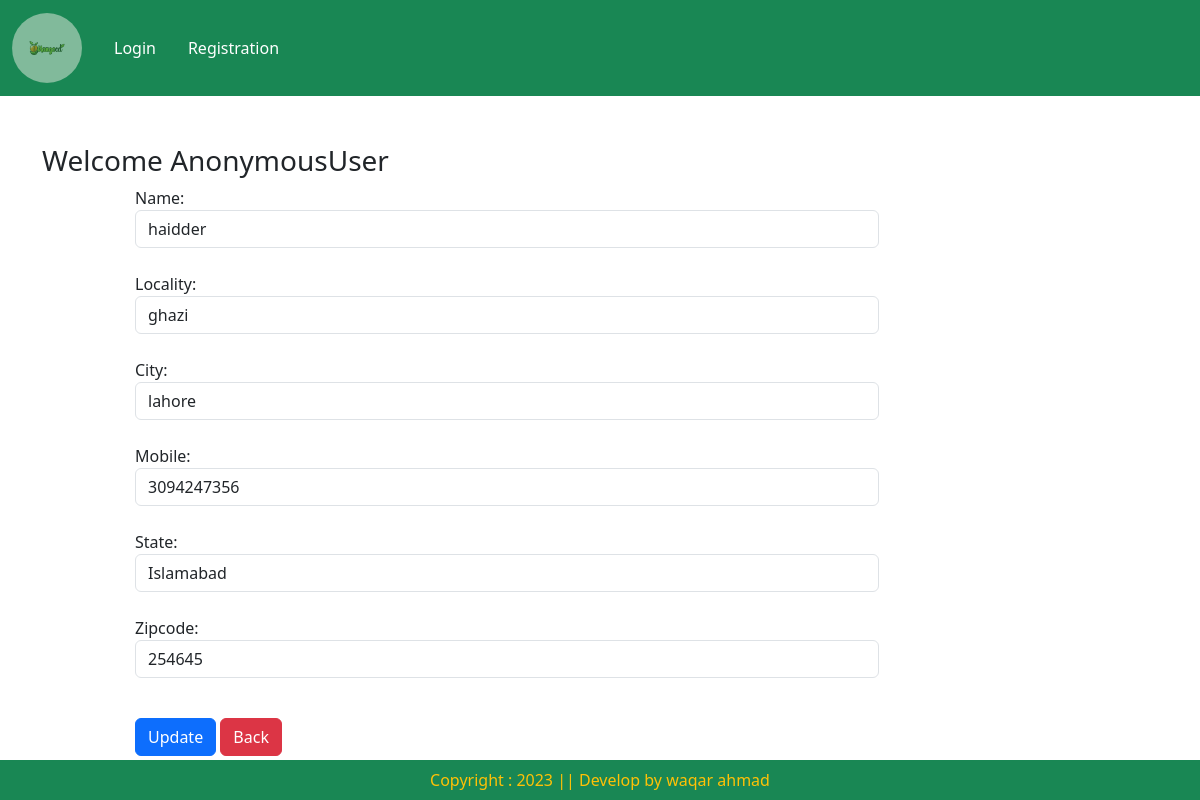
Page /updateaddress/1 on the committed database.
### app/models.py (models this page shows, shortened)
class Customer(models.Model):
    user=models.ForeignKey(User,on_delete=models.CASCADE)
    name=models.CharField(max_length=100)
    locality=models.CharField(max_length=100)
    city=models.CharField(max_length=50)
    mobile=models.IntegerField(default=0)
    zipcode=models.IntegerField()
    state=models.CharField(choices=STATE_CHOICES,max_length=100)

### app/views.py (the view, shortened to what this page needs)
# urls.py: path('updateaddress/<int:pk>',views.UpdateAddress.as_view(),name='updateaddress'),
class UpdateAddress(View):
    def get(self,request,pk):
        add=Customer.objects.get(pk=pk)
        form=CustomerProfileView(instance=add)
        return render(request,'updateaddress.html',locals())

### app/forms.py
class CustomerProfileView(forms.ModelForm):
    class Meta:
        model=Customer
        fields=['name','locality','city','mobile','state','zipcode']
        widgets={
          'name':forms.TextInput(attrs={'class':'form-control'}),
          'locality':forms.TextInput(attrs={'class':'form-control'}),
          'city':forms.TextInput(attrs={'class':'form-control'}),
          'mobile':forms.NumberInput(attrs={'class':'form-control'}),
          'state':forms.Select(attrs={'class':'form-control'}),
          'zipcode':forms.NumberInput(attrs={'class':'form-control'}),
        }

### app/templates/updateaddress.html (shortened to what this page needs)
{% extends 'base.html' %}
{% load static %}
{% block main-content %}
<div class="container my-5">
  <div class="row">
    <h3>Welcome <span class="text.capitalize">{{request.user}}</span> </h3>
  </div>
  <div class="col-sm-8 offset-sm-1">
    <form action="" method="post">
      {% for fm in form %}
       {{fm.label_tag}} {{fm}} <small class="text-danger">{{fm.errors|striptags}}</small><br>
      {% endfor %}
      <div class="col-sm-12 mt-3">
        <button type="submit" class="btn btn-primary">Update</button>
        <a href="{% url 'address' %}" class="btn btn-danger" type="button">Back</a>
      </div>
    </form>
  </div>
</div>
{% endblock main-content %}

### rows in the picture
Customer: form "haidder" "ghazi" "lahore" "3094247356" "Islamabad" "254645"

### other values in the picture
{{ request.user }} "AnonymousUser"
{{ fm.label_tag }} "Name:" "Locality:" "City:" "Mobile:" "State:" "Zipcode:"
